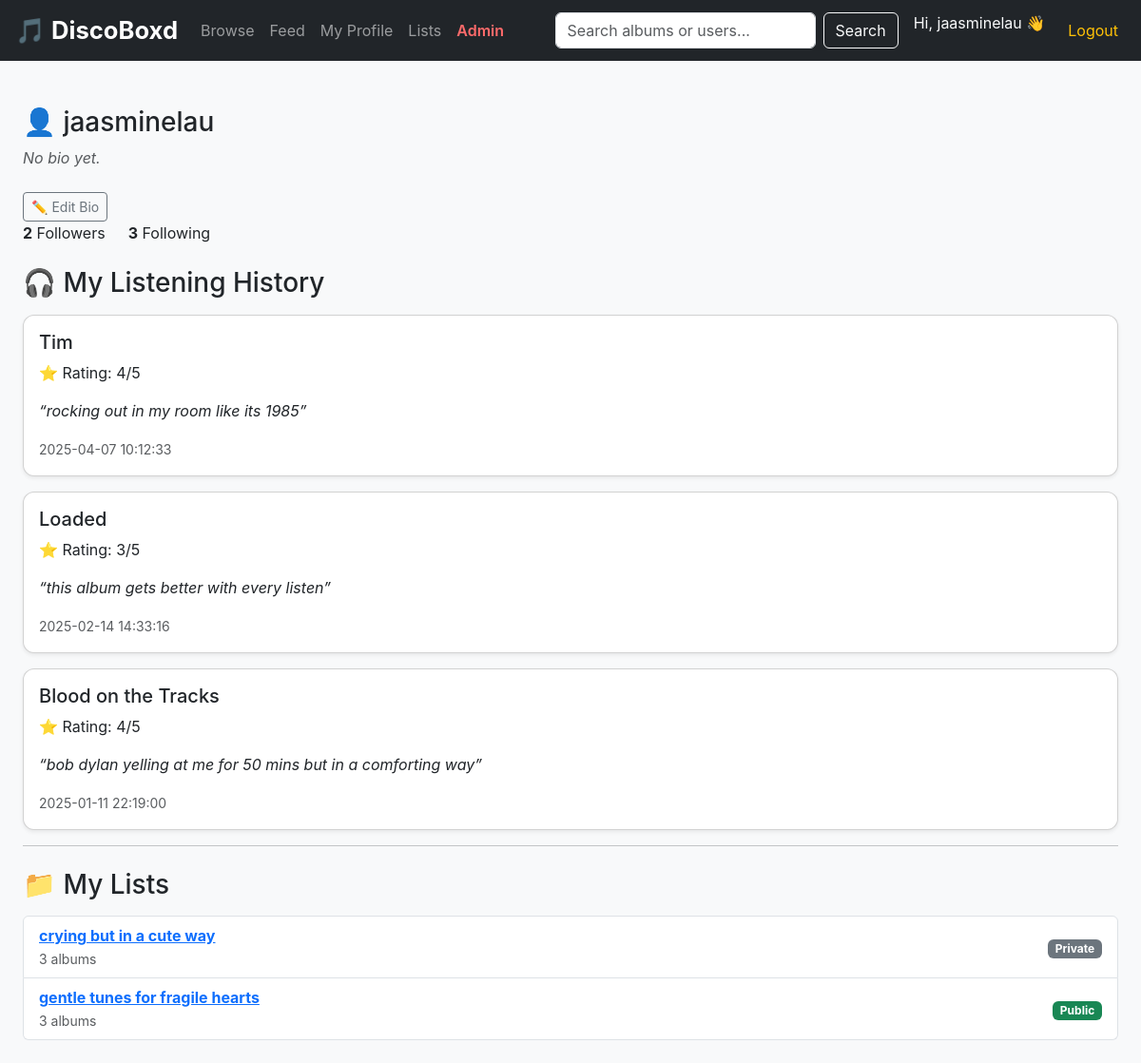
The app's page /profile (signed in), older data.
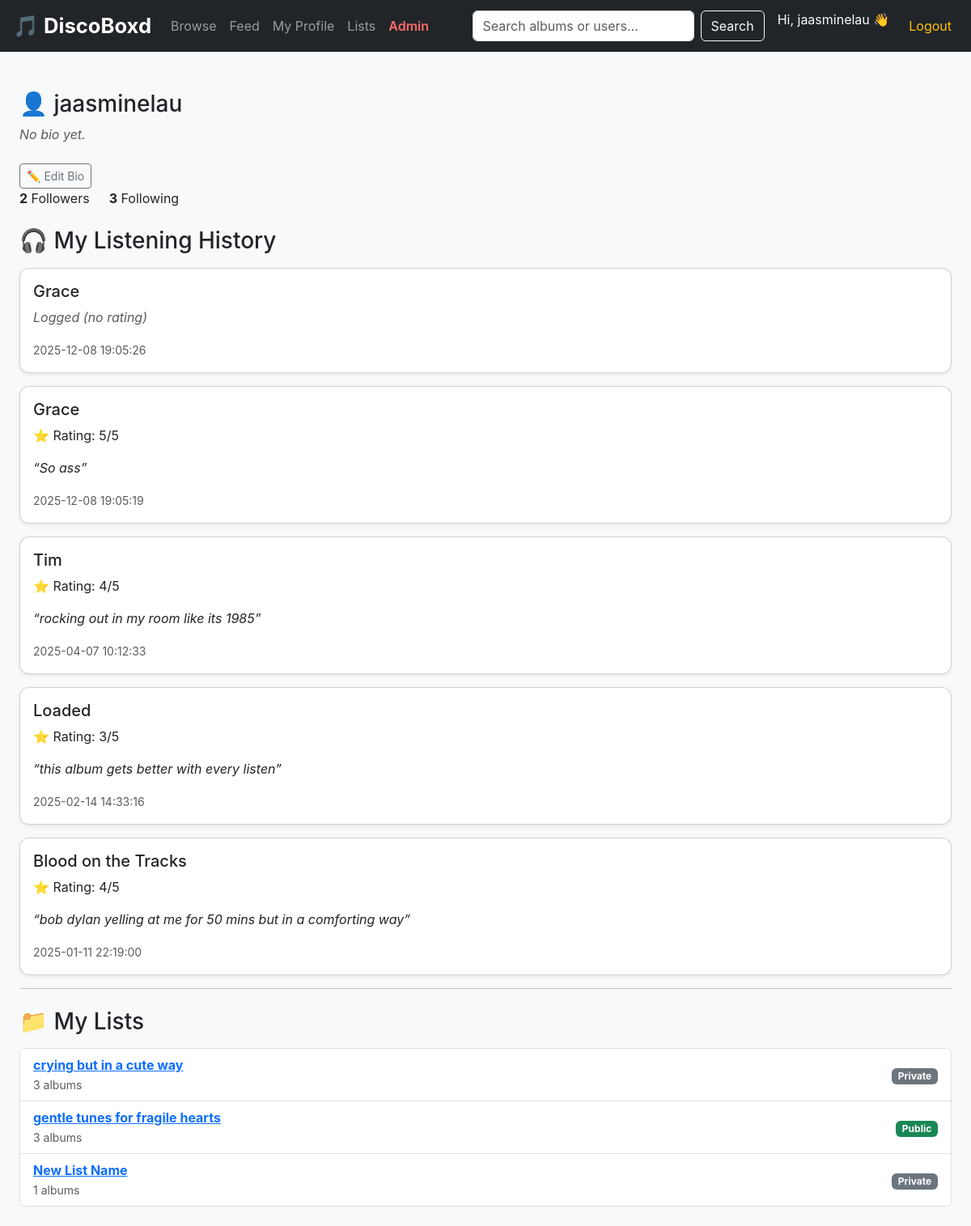
The same page, newer data.
### tables this page shows
CREATE TABLE users (
    id INTEGER PRIMARY KEY AUTOINCREMENT,
    username TEXT UNIQUE NOT NULL,
    email TEXT UNIQUE NOT NULL,
    password_hash TEXT NOT NULL,
    user_bio TEXT,
    join_date DATETIME DEFAULT CURRENT_TIMESTAMP
, is_admin INTEGER DEFAULT 0);

CREATE TABLE logs (
    id INTEGER PRIMARY KEY AUTOINCREMENT,
    user_id INTEGER NOT NULL,
    album_id INTEGER NOT NULL,
    rating INTEGER CHECK (rating >= 1 AND rating <= 5),
    review TEXT,
    listened_date DATETIME DEFAULT CURRENT_TIMESTAMP,
    is_relistened INTEGER DEFAULT 0,
    FOREIGN KEY (user_id) REFERENCES users(id) ON DELETE CASCADE,
    FOREIGN KEY (album_id) REFERENCES albums(id) ON DELETE CASCADE
);

CREATE TABLE albums (
    id INTEGER PRIMARY KEY AUTOINCREMENT,
    title TEXT NOT NULL,
    release_year INTEGER,
    cover_image TEXT
);

CREATE TABLE lists (
    id INTEGER PRIMARY KEY AUTOINCREMENT,
    user_id INTEGER NOT NULL,
    name TEXT NOT NULL,
    description TEXT,
    created_date DATETIME DEFAULT CURRENT_TIMESTAMP,
    is_public INTEGER DEFAULT 1,
    FOREIGN KEY (user_id) REFERENCES users(id) ON DELETE CASCADE
);

### app.py (the view)
@app.route("/profile")
def profile():
    if not session.get("user_id"):
        return redirect(url_for("login"))
    user_id = session["user_id"]
    conn = connect_db()
    cur = conn.cursor()
    cur.execute("SELECT * FROM users WHERE id = ?", (user_id,))
    user = cur.fetchone()
    cur.execute("""
        SELECT a.title, l.rating, l.review, l.listened_date
        FROM logs l
        JOIN albums a ON l.album_id = a.id
        WHERE l.user_id = ?
        ORDER BY l.listened_date DESC;
    """, (user_id,))
    logs = cur.fetchall()
    cur.execute("""
        SELECT l.id, l.name, l.is_public, COUNT(la.album_id) AS album_count
        FROM lists l
        LEFT JOIN list_albums la ON l.id = la.list_id
        WHERE l.user_id = ?
        GROUP BY l.id, l.name, l.is_public;
    """, (user_id,))
    lists = cur.fetchall()
    cur.execute("""
        SELECT COUNT(*) FROM user_follows WHERE following_id = ?;
    """, (user_id,))
    follower_count = cur.fetchone()[0]
    cur.execute("""
        SELECT COUNT(*) FROM user_follows WHERE follower_id = ?;
    """, (user_id,))
    following_count = cur.fetchone()[0]
    conn.close()
    return render_template(
        "profile.html",
        user=user,
        logs=logs,
        lists=lists,
        follower_count=follower_count,
        following_count=following_count
)

### app.py (called while the page is built)
def connect_db():
    conn = sqlite3.connect(DB_PATH)
    conn.row_factory = sqlite3.Row
    return conn

### templates/profile.html (shortened to what this page needs)
{% extends "layout.html" %}
{% block content %}
<div class="container mt-4">
    <div class="mb-4">
        <h3>👤 {{ user['username'] }}</h3>
        {% if user['user_bio'] %}
            <p class="text-muted">{{ user['user_bio'] }}</p>
        {% else %}
            <p class="text-muted fst-italic">No bio yet.</p>
        {% endif %}
        <button class="btn btn-sm btn-outline-secondary mt-2"
                data-bs-toggle="modal"
                data-bs-target="#bioModal">
            ✏️ Edit Bio
        </button>
        <div class="d-flex gap-4 mb-3">
            <a href="{{ url_for('followers', user_id=user['id']) }}"
            class="text-decoration-none text-dark">
                <strong>{{ follower_count }}</strong> Followers
            </a>
            <a href="{{ url_for('following', user_id=user['id']) }}"
            class="text-decoration-none text-dark">
                <strong>{{ following_count }}</strong> Following
            </a>
        </div>
    </div>
    <h3 class="mt-4 mb-3">🎧 My Listening History</h3>
    {% if logs %}
        {% for log in logs %}
        <div class="card mb-3 shadow-sm">
            <div class="card-body">
                <h5 class="card-title">{{ log['title'] }}</h5>
                {% if log['rating'] %}
                    <p class="card-text">⭐ Rating: {{ log['rating'] }}/5</p>
                {% else %}
                    <p class="card-text fst-italic text-muted">Logged (no rating)</p>
                {% endif %}
                {% if log['review'] %}
                    <p class="card-text fst-italic">
                        “{{ log['review'] }}”
                    </p>
                {% endif %}
                <p class="card-text">
                    <small class="text-muted">
                        {{ log['listened_date'] }}
                    </small>
                </p>
            </div>
        </div>
        {% endfor %}
    {% else %}
        <div class="alert alert-info">
            You haven't logged any albums yet.
        </div>
    {% endif %}
    <hr>
    <h3 class="mt-4 mb-3">📁 My Lists</h3>
    {% if lists %}
        <div class="list-group">
        {% for lst in lists %}
            <div class="list-group-item d-flex justify-content-between align-items-center">
                <div>
                    <a href="{{ url_for('view_list', list_id=lst['id']) }}">
                        <strong>{{ lst['name'] }}</strong>
                    </a><br>
                    <small class="text-muted">
                        {{ lst['album_count'] }} albums
                    </small>
                </div>
                <div>
                    {% if lst['is_public'] %}
                        <span class="badge bg-success">Public</span>
                    {% else %}
                        <span class="badge bg-secondary">Private</span>
                    {% endif %}
                </div>
            </div>
        {% endfor %}
        </div>
    {% else %}
        <div class="alert alert-info">
            You haven't created any lists yet.
        </div>
    {% endif %}
</div>
{% endblock %}

### templates/layout.html (shortened to what this page needs)
<!DOCTYPE html>
<html lang="en">
<head>
    <link href="https://cdn.jsdelivr.net/npm/bootstrap@5.3.2/dist/css/bootstrap.min.css"
          rel="stylesheet">
    <link rel="stylesheet" href="{{ url_for('static', filename='styles.css') }}">
</head>
<body class="bg-light">
<nav class="navbar navbar-expand-lg navbar-dark bg-dark px-3">
    <a class="navbar-brand fw-bold" href="{{ url_for('albums') }}">
        🎵 DiscoBoxd
    </a>
    <div class="collapse navbar-collapse" id="navbarNav">
        <ul class="navbar-nav me-auto">
            <li class="nav-item">
                <a class="nav-link" href="{{ url_for('albums') }}">Browse</a>
            </li>
            {% if session.get("user_id") %}
            <li class="nav-item">
                <a class="nav-link" href="{{ url_for('feed') }}">Feed</a>
            </li>
            <li class="nav-item">
                <a class="nav-link" href="{{ url_for('profile') }}">My Profile</a>
            </li>
            <li class="nav-item">
                <a class="nav-link" href="{{ url_for('browse_lists') }}">Lists</a>
            </li>
            {% if session.get('is_admin') == 1 or session.get('is_admin') == True %}
            <li class="nav-item">
                <a class="nav-link text-danger" href="{{ url_for('admin_dashboard') }}">Admin</a>
            </li>
            {% endif %}
            {% endif %}
        </ul>
        <form class="d-flex me-3" method="POST" action="{{ url_for('search') }}">
            <input class="form-control me-2" type="search" name="term"
                   placeholder="Search albums or users..." required>
            <button class="btn btn-outline-light" type="submit">Search</button>
        </form>
        <ul class="navbar-nav">
            {% if session.get("user_id") %}
                <li class="nav-item">
                    <span class="navbar-text me-3 text-light">
                        Hi, {{ session["username"] }} 👋
                    </span>
                </li>
                <li class="nav-item">
                    <a class="nav-link text-warning" href="{{ url_for('logout') }}">
                        Logout
                    </a>
                </li>
            {% endif %}
        </ul>
    </div>
</nav>
<div class="container py-4">
    {% block content %}
    {% endblock %}
</div>
</body>
</html>

### static/styles.css (style rules this page uses)
body { background-color: #f5f5f7; font-family: 'Inter', Arial, sans-serif; }
.navbar-brand { font-weight: 700; font-size: 1.6rem; }
.card { border-radius: 12px; overflow: hidden; }
.container { max-width: 1200px; }
.nav-link.text-danger { color: #ff6b6b !important; font-weight: 600; }

Row changes from the older to the newer data that the page shows:
added logs: title "Grace", shows "Logged (no rating)", listened_date "2025-12-08 19:05:26"
added logs: title "Grace", rating "5", review "So ass", listened_date "2025-12-08 19:05:19"
added lists: name "New List Name", album_count "1", is_public "Private"
